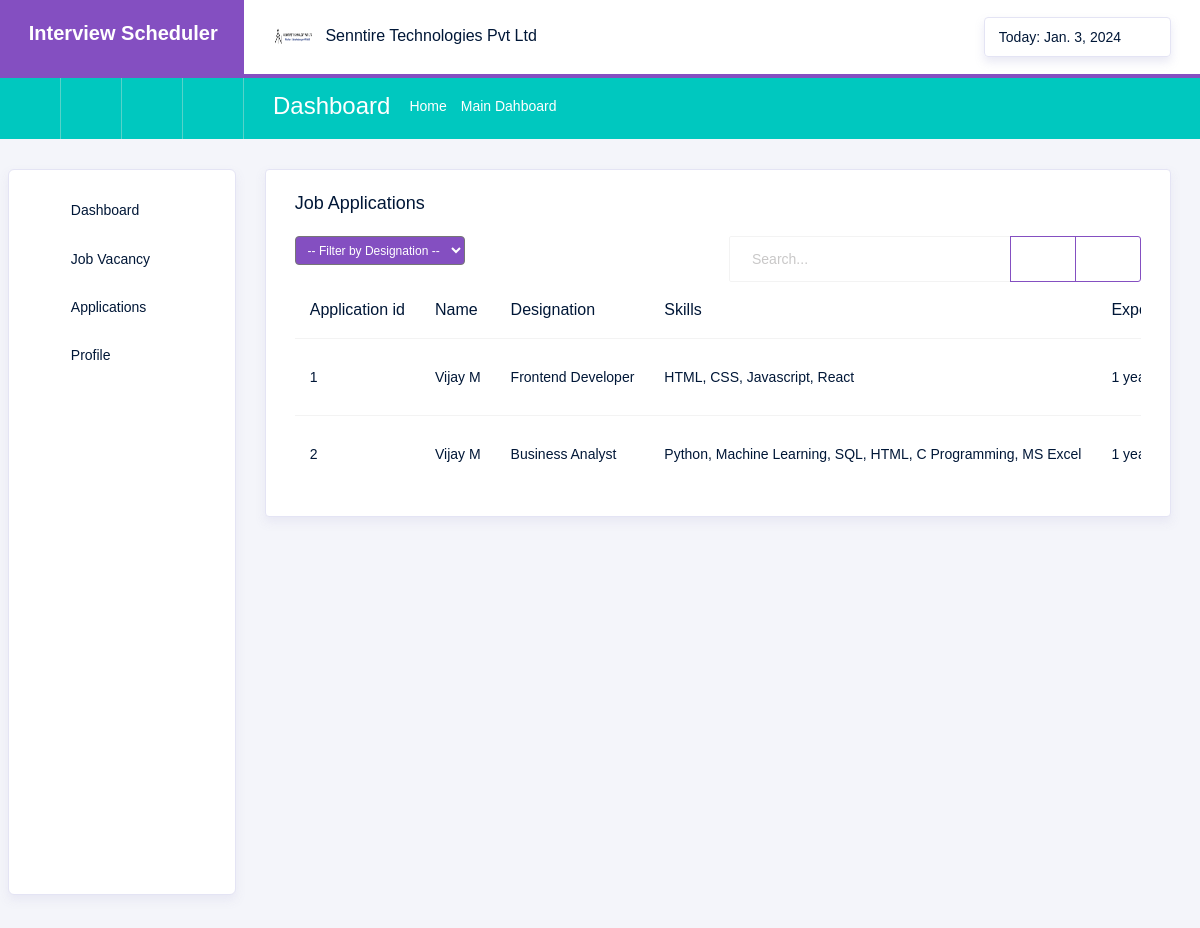
Screenshot of /job_applications (signed in) with the database file from the repository.
### company/models.py (models this page shows)
class NewUser(AbstractUser):
    user_type = models.CharField(max_length=100, default='job seeker')
    phone_no = models.CharField(max_length=100, default='9999999999')
    country = models.CharField(max_length=300, default='India')
    state = models.CharField(max_length=300, default='Karnataka')
    address = models.CharField(max_length=100, default='abc')
    city = models.CharField(max_length=100, default='hubli')
    about = models.CharField(max_length=1000, default='about')
    profile = models.ImageField(upload_to='uploaded_images/',default="profile")
    status = models.BooleanField(default=0)

class AppliedJobs(models.Model):
    user_id = models.ForeignKey('NewUser',on_delete=models.CASCADE)
    job_id = models.ForeignKey('JobDetails',on_delete=models.CASCADE)
    experience = models.CharField(max_length=500,default='fresher')
    qualification = models.CharField(max_length=400,default='BE')
    skills = models.CharField(max_length=600,default='HTML')
    city = models.CharField(max_length=500,default='Hubli')
    expected_salary = models.CharField(max_length=300)
    resume = models.FileField(upload_to='applied_resume/')
    applied_date = models.DateField(default=timezone.now)
    status = models.CharField(max_length=200,default='Pending')

class JobDetails(models.Model):
    company_id = models.ForeignKey('NewUser', on_delete=models.CASCADE)
    designation = models.CharField(max_length=300,default='data analyst')
    job_description = models.CharField(max_length=1000,default='abc')
    department = models.CharField(max_length=300,default='sales')
    location = models.CharField(max_length=300,default='hubli')
    work_mode = models.CharField(max_length=100,default='work from office')
    no_of_vacancy = models.CharField(max_length=100,default='2')
    mandatory_skills = models.CharField(max_length=500,default='HTML')
    optional_skills = models.CharField(max_length=500,default='C')
    experience = models.CharField(max_length=200,default='fresher')
    salary = models.CharField(max_length=400,default='3LPA')
    qualification = models.CharField(max_length=300,default='BCA')
    created_on = models.DateField(auto_now_add = True)
    status = models.CharField(max_length=10, default='open')
    job_type = models.CharField(max_length=100, default='Full time')
    country = models.CharField(max_length=300, default='India')
    state = models.CharField(max_length=300, default='Karnataka')

### company/views.py (the view, shortened to what this page needs)
# urls.py: path('job_applications',views.job_applications,name="job_applications"),
def job_applications(request):
    logged_in_company_id = request.user.id
    obj = NewUser.objects.get(id=logged_in_company_id)
    today_date = date.today()
    job = AppliedJobs.objects.select_related('job_id', 'user_id').filter(job_id_id__company_id_id=logged_in_company_id)
    designations = AppliedJobs.objects.filter(job_id__company_id_id=logged_in_company_id).values_list('job_id__designation', flat=True).distinct()
    qualifications = AppliedJobs.objects.filter(job_id__company_id_id=logged_in_company_id).values_list('qualification', flat=True).distinct()
    context = {'obj': obj, 'today_date': today_date,'designations':designations,'qualifications':qualifications}
    context['job'] = job
    return render(request, 'job_applications.html', context)

### company/templates/job_applications.html (shortened to what this page needs)
{% extends 'base.html' %}
{% block content %}
<div class="col-lg-16 grid-margin stretch-card">
  <div class="card">
    <div class="card-body">
      <h3 class="card-title">Job Applications</h3>
      <div class="row">
      <div class="col-md-6">
        <form method="get">
          <select class="badge badge-primary" name="designation" class="my-select-class" onchange="this.form.submit()">
            <option value="">-- Filter by Designation --</option>
          </select>
        </form>
      </div>
      <div class="col-md-6">
        <div class="input-group">
          <input type="text" name="search_query" id="searchInput" class="form-control" placeholder="Search..." aria-label="search" aria-describedby="search" value="{{ request.GET.search_query }}">
          <div class="input-group-append">
            <button class="btn btn-outline-primary" type="submit" id="search">
              <i class="typcn typcn-zoom"></i>
            </button>
            <button class="btn btn-outline-primary" type="button" id="refreshIcon">
              <i class="typcn typcn-refresh"></i>
            </button>
          </div>
        </div>
      </div>
    </div>
      <div class="table-responsive">
        <table class="table table-hover">
          <thead>
            <tr>
              <th>Application id</th>
              <th>Name</th>
              <th>Designation</th>
              <th>Skills</th>
              <th>Experience</th>
            </tr>
          </thead>
          <tbody>
          {% for x in job %}
          {% if not request.GET.designation or request.GET.designation == x.job_id.designation %}
            <tr>
              <td>{{x.pk}}</td>
              <td>{{x.user_id.first_name}} {{x.user_id.last_name}}</td>
              <td>{{x.job_id.designation}}</td>
              <td>{{x.skills}}</td>
              <td>{{x.experience}}</td>
            </tr>
            {% endif %}
{% endfor %}
          </tbody>
        </table>
      </div>
    </div>
  </div>
</div>
{% endblock %}

### company/templates/base.html (shortened to what this page needs)
<!DOCTYPE html>
<html lang="en">
<head>
  <link rel="stylesheet" href="/static/assets/vendors/typicons/typicons.css">
  <link rel="stylesheet" href="/static/assets/vendors/css/vendor.bundle.base.css">
  <link href='https://cdnjs.cloudflare.com/ajax/libs/fullcalendar/5.10.1/main.min.css' rel='stylesheet' />
  <link href='https://cdnjs.cloudflare.com/ajax/libs/fullcalendar/5.10.1/main.min.css' rel='stylesheet' />
  <link rel="stylesheet" href="/static/assets/css/vertical-layout-light/style.css">
  <link rel="stylesheet" href="https://cdn.jsdelivr.net/npm/sweetalert2@11">
</head>
<body>
  <div class="container-scroller">
    <nav class="navbar col-lg-12 col-12 p-0 fixed-top d-flex flex-row">
      <div class="navbar-brand-wrapper d-flex justify-content-center">
        <div class="navbar-brand-inner-wrapper d-flex justify-content-between align-items-center w-100">
    <h5 style="color: white; font-family: 'Arial', sans-serif; font-weight: bold;">Interview Scheduler</h5>
        </div>
      </div>
      <div class="navbar-menu-wrapper d-flex align-items-center justify-content-end">
        <ul class="navbar-nav mr-lg-2">
          <li class="nav-item nav-profile dropdown">
            <a class="nav-link" href="#" data-toggle="dropdown" id="profileDropdown">
              <img src="/{{obj.profile}}" alt=""/>
              <span class="nav-profile-name">{{obj.first_name}}</span>
            </a>
          </li>
        </ul>
        <ul class="navbar-nav navbar-nav-right">
          <li class="nav-item nav-date dropdown">
       <a class="nav-link d-flex justify-content-center align-items-center" href="javascript:;" id="calendarButton">
           <h6 class="date mb-0">Today: {{today_date}}</h6>
           <i class="typcn typcn-calendar"></i>
       </a>
   </li>
        </ul>
      </div>
    </nav>
    <nav class="navbar-breadcrumb col-xl-12 col-12 d-flex flex-row p-0">
      <div class="navbar-links-wrapper d-flex align-items-stretch">
        <div class="nav-link">
          <a href="javascript:;"><i class="typcn typcn-calendar-outline"></i></a>
        </div>
        <div class="nav-link">
          <a href="javascript:;"><i class="typcn typcn-mail"></i></a>
        </div>
        <div class="nav-link">
          <a href="javascript:;"><i class="typcn typcn-folder"></i></a>
        </div>
        <div class="nav-link">
          <a href="javascript:;"><i class="typcn typcn-document-text"></i></a>
        </div>
      </div>
      <div class="navbar-menu-wrapper d-flex align-items-center justify-content-end">
        <ul class="navbar-nav mr-lg-2">
          <li class="nav-item ml-0">
            <h4 class="mb-0">Dashboard</h4>
          </li>
          <li class="nav-item">
            <div class="d-flex align-items-baseline">
              <p class="mb-0">Home</p>
              <i class="typcn typcn-chevron-right"></i>
              <p class="mb-0">Main Dahboard</p>
            </div>
          </li>
        </ul>
      </div>
    </nav>
    <div class="container-fluid page-body-wrapper">
      <nav class="sidebar sidebar-offcanvas" id="sidebar">
        <ul class="nav">
          <li class="nav-item">
            <a class="nav-link" href="\company_dashboard">
              <i class="typcn typcn-device-desktop menu-icon"></i>
              <span class="menu-title">Dashboard</span>
            </a>
          </li>
          <li class="nav-item">
            <a class="nav-link" href="/job_vacancy">
              <i class="typcn typcn-mortar-board menu-icon"></i>
              <span class="menu-title">Job Vacancy</span>
            </a>
          </li>
          <li class="nav-item">
            <a class="nav-link" data-toggle="collapse" href="#ui-basic" aria-expanded="false" aria-controls="ui-basic">
              <i class="typcn typcn-document-text menu-icon"></i>
              <span class="menu-title">Applications </span>
              <i class="menu-arrow"></i>
            </a>
          </li>
          <li class="nav-item">
            <a class="nav-link" href="/company_profile">
              <i class="typcn typcn-user menu-icon"></i>
              <span class="menu-title">Profile</span>
            </a>
          </li>
        </ul>
      </nav>
      <div class="main-panel">
        <div class="content-wrapper">
          {% block content %}
          {% endblock %}
        </div>
        <footer class="footer">
        </footer>
      </div>
    </div>
  </div>
</body>
</html>

### rows the page displays
NewUser: profile (picture), first_name "Senntire Technologies Pvt Ltd"
AppliedJobs: pk "1", user_id.first_name "Vijay", user_id.last_name "M", job_id.designation "Frontend Developer", skills "HTML, CSS, Javascript, React", experience "1…"
AppliedJobs: pk "2", user_id.first_name "Vijay", user_id.last_name "M", job_id.designation "Business Analyst", skills "Python, Machine Learning, SQL, HTML, C Programming, MS Excel", experience "1…"
